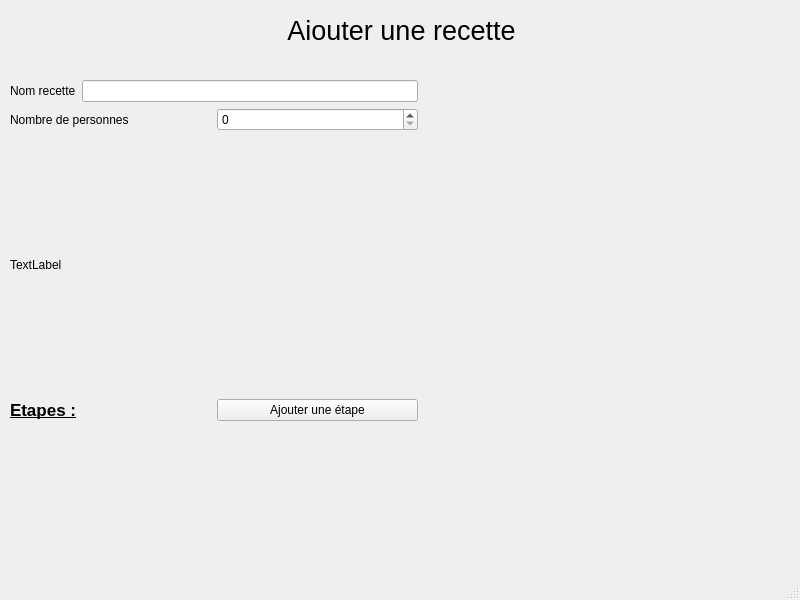
<?xml version="1.0" encoding="UTF-8"?>
<ui version="4.0">
 <class>FenetreAdd</class>
 <widget class="QMainWindow" name="FenetreAdd">
  <property name="geometry">
   <rect>
    <x>0</x>
    <y>0</y>
    <width>800</width>
    <height>600</height>
   </rect>
  </property>
  <property name="windowTitle">
   <string>MainWindow</string>
  </property>
  <widget class="QWidget" name="centralwidget">
   <widget class="QWidget" name="verticalLayoutWidget">
    <property name="geometry">
     <rect>
      <x>10</x>
      <y>80</y>
      <width>408</width>
      <height>341</height>
     </rect>
    </property>
    <layout class="QVBoxLayout" name="verticalLayout">
     <item>
      <layout class="QHBoxLayout" name="horizontalLayout">
       <item>
        <widget class="QLabel" name="nomRecette">
         <property name="text">
          <string>Nom recette</string>
         </property>
        </widget>
       </item>
       <item>
        <widget class="QLineEdit" name="lineEdit"/>
       </item>
      </layout>
     </item>
     <item>
      <layout class="QHBoxLayout" name="horizontalLayout_2">
       <item>
        <widget class="QLabel" name="label">
         <property name="text">
          <string>Nombre de personnes</string>
         </property>
        </widget>
       </item>
       <item>
        <widget class="QSpinBox" name="spinBox"/>
       </item>
      </layout>
     </item>
     <item>
      <layout class="QHBoxLayout" name="horizontalLayout_4">
       <item>
        <widget class="QLabel" name="label_4">
         <property name="text">
          <string>TextLabel</string>
         </property>
        </widget>
       </item>
      </layout>
     </item>
     <item>
      <layout class="QHBoxLayout" name="horizontalLayout_3">
       <item>
        <widget class="QLabel" name="label_2">
         <property name="font">
          <font>
           <pointsize>13</pointsize>
           <bold>true</bold>
           <underline>true</underline>
          </font>
         </property>
         <property name="text">
          <string>Etapes :</string>
         </property>
        </widget>
       </item>
       <item>
        <widget class="QPushButton" name="pushButton">
         <property name="text">
          <string>Ajouter une étape</string>
         </property>
        </widget>
       </item>
      </layout>
     </item>
    </layout>
   </widget>
   <widget class="QLabel" name="label_3">
    <property name="geometry">
     <rect>
      <x>6</x>
      <y>20</y>
      <width>791</width>
      <height>20</height>
     </rect>
    </property>
    <property name="font">
     <font>
      <pointsize>20</pointsize>
     </font>
    </property>
    <property name="text">
     <string>Ajouter une recette</string>
    </property>
    <property name="alignment">
     <set>Qt::AlignCenter</set>
    </property>
   </widget>
  </widget>
  <widget class="QMenuBar" name="menubar">
   <property name="geometry">
    <rect>
     <x>0</x>
     <y>0</y>
     <width>800</width>
     <height>22</height>
    </rect>
   </property>
  </widget>
  <widget class="QStatusBar" name="statusbar"/>
 </widget>
 <resources/>
 <connections/>
</ui>
